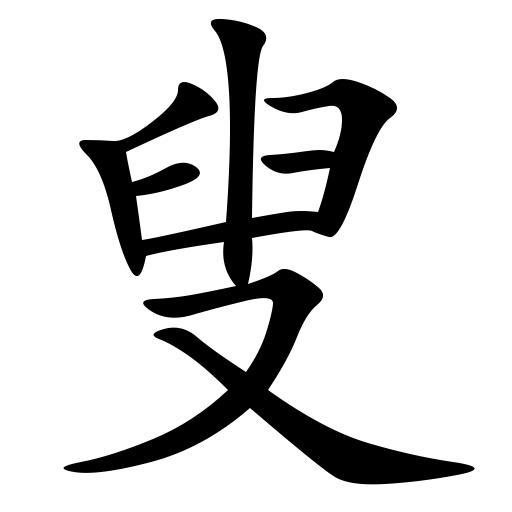
#> input picture 0631叟.jpg, 512 x 512 px
$ python test_gui.py '0631叟.jpg'   (older library calls are emulated)
#> lines starting #> are read from the running program, lines starting #| are printed output that depends on the picture; after the words box and inside, x2 and y2 are one past the last pixel; in counts of white or black regions, pixels touching at a corner belong together
### utils/Functions.py
import cv2
import math
import numpy as np
from math import sin, cos, sqrt
from skimage.measure import compare_ssim as ssim
from skimage.morphology import skeletonize
from PyQt5.QtCore import *
from PyQt5.QtGui import *
from PyQt5.QtWidgets import *


# [1503 lines left out: functions removeShortBranchesOfSkeleton, getPointsOnSkeletonSegmentation, erasePointsOfSkeleton, resizeImages, addMinBoundingBox, getSingleMaxBoundingBoxOfImage and 39 more, not called in this run]


def reparameterize(bezier, points, parameters):
    return [newtonRaphsonRootFind(bezier, point, u) for point, u in zip(points, parameters)]


# [47 lines left out: functions newtonRaphsonRootFind, chordLengthParameterize, computeMaxError, not called in this run]


def normalize(v):
    return v / np.linalg.norm(v)


# evaluates cubic bezier at t, return point
def q(ctrlPoly, t):
    return (1.0 - t) ** 3 * ctrlPoly[0] + 3 * (1.0 - t) ** 2 * t * ctrlPoly[1] + 3 * (1.0 - t) * t ** 2 * ctrlPoly[
        2] + t ** 3 * ctrlPoly[3]


# evaluates cubic bezier first derivative at t, return point
def qprime(ctrlPoly, t):
    return 3 * (1.0 - t) ** 2 * (ctrlPoly[1] - ctrlPoly[0]) + 6 * (1.0 - t) * t * (
                ctrlPoly[2] - ctrlPoly[1]) + 3 * t ** 2 * (ctrlPoly[3] - ctrlPoly[2])


# evaluates cubic bezier second derivative at t, return point
def qprimeprime(ctrlPoly, t):
    return 6 * (1.0 - t) * (ctrlPoly[2] - 2 * ctrlPoly[1] + ctrlPoly[0]) + 6 * (t) * (
                ctrlPoly[3] - 2 * ctrlPoly[2] + ctrlPoly[1])


# [223 lines left out: functions getCenterOfRectangles, combineRectangles, rgb2qimage, addBackgroundImage, image_segment_with_net, createBackgound and 2 more, not called in this run]


def createBlankGrayscaleImage(image):
    """
    Create blank grayscale image based on the reference image shape.
    :param image:
    :return:
    """
    if image is None:
        return
    img = np.ones_like(image) * 255
    img = np.array(img, dtype=np.uint8)

    return img


def createBlankRGBImage(image):
    """
    Create blank RGB image based on the reference image shape.
    :param image:
    :return:
    """
    if image is None:
        return
    gray = createBlankGrayscaleImage(image)
    rgb = cv2.cvtColor(gray, cv2.COLOR_GRAY2RGB)
    return rgb


# merge points on corner lines
# [630 lines left out: functions merge_corner_lines_to_point, getLinePoints, getBreakPointsFromContour, merge_corner_lines_to_point, getCropLines, getCropLinesPoints and 13 more, not called in this run]

### test_gui.py
# # import sys
# # from PyQt5.QtWidgets import QApplication, QWidget, QVBoxLayout
# # from PyQt5.QtGui import QPainter, QPixmap, QImage
# # from PyQt5.QtCore import Qt, QPoint
# #
# #
# # class Winform(QWidget):
# #     def __init__(self, parent=None):
# #         super(Winform, self).__init__(parent)
# #         layout = QVBoxLayout()
# #
# #         self.setWindowTitle("双缓冲绘图例子")
# #         self.pix = QPixmap()
# #         self.lastPoint = QPoint()
# #         self.endPoint = QPoint()
# #
# #         self.points = []
# #
# #         # 辅助画布
# #         self.tempPix = QPixmap()
# #         # 标志是否正在绘图
# #         self.isDrawing = False
# #         self.initUi()
# #
# #     def initUi(self):
# #         # 窗口大小设置为600*500
# #         self.resize(600, 500);
# #         # 画布大小为400*400，背景为白色
# #         self.pix = QPixmap(400, 400);
# #         image = QImage("ben.png")
# #         self.pix = QPixmap.fromImage(image)
# #
# #     def paintEvent(self, event):
# #         painter = QPainter(self)
# #         x = self.lastPoint.x()
# #         y = self.lastPoint.y()
# #
# #         x1 = self.endPoint.x()
# #         y1 = self.endPoint.y()
# #
# #         w = self.endPoint.x() - x
# #         h = self.endPoint.y() - y
# #
# #         # 如果正在绘图，就在辅助画布上绘制
# #         if self.isDrawing:
# #             # 将以前pix中的内容复制到tempPix中，保证以前的内容不消失
# #             self.tempPix = self.pix
# #             pp = QPainter(self.tempPix)
# #             # pp.drawRect(x, y, w, h)
# #             pp.drawLine(self.lastPoint, self.endPoint)
# #             painter.drawPixmap(0, 0, self.tempPix)
# #         else:
# #             pp = QPainter(self.pix)
# #             # pp.drawRect(x, y, w, h)
# #             pp.drawLine(self.lastPoint, self.endPoint)
# #             painter.drawPixmap(0, 0, self.pix)
# #
# #     def mousePressEvent(self, event):
# #         # 鼠标左键按下
# #         if event.button() == Qt.LeftButton:
# #             self.lastPoint = event.pos()
# #             self.endPoint = self.lastPoint
# #             self.isDrawing = True
# #
# #     def mouseReleaseEvent(self, event):
# #         # 鼠标左键释放
# #         if event.button() == Qt.LeftButton:
# #             self.endPoint = event.pos()
# #             # 进行重新绘制
# #             self.update()
# #             self.isDrawing = False
# #             print(self.endPoint)
# #
# #
# #
# # if __name__ == "__main__":
# #     app = QApplication(sys.argv)
# #     form = Winform()
# #     form.show()
# #     sys.exit(app.exec_())
# #
# # import numpy as np
# # from scipy.misc import comb
# #
# # def bernstein_poly(i, n, t):
# #     """
# #      The Bernstein polynomial of n, i as a function of t
# #     """
# #
# #     return comb(n, i) * ( t**(n-i) ) * (1 - t)**i
# #
# #
# # def bezier_curve(points, nTimes=1000):
# #     """
# #        Given a set of control points, return the
# #        bezier curve defined by the control points.
# #
# #        points should be a list of lists, or list of tuples
# #        such as [ [1,1],
# #                  [2,3],
# #                  [4,5], ..[Xn, Yn] ]
# #         nTimes is the number of time steps, defaults to 1000
# #
# #         See http://processingjs.nihongoresources.com/bezierinfo/
# #     """
# #
# #     nPoints = len(points)
# #     xPoints = np.array([p[0] for p in points])
# #     yPoints = np.array([p[1] for p in points])
# #
# #     t = np.linspace(0.0, 1.0, nTimes)
# #
# #     polynomial_array = np.array([ bernstein_poly(i, nPoints-1, t) for i in range(0, nPoints)   ])
# #
# #     xvals = np.dot(xPoints, polynomial_array)
# #     yvals = np.dot(yPoints, polynomial_array)
# #
# #     return xvals, yvals
# #
# #
# # if __name__ == "__main__":
# #     from matplotlib import pyplot as plt
# #
# #     nPoints = 4
# #     points = np.random.rand(nPoints,2)*200
# #     xpoints = [p[0] for p in points]
# #     ypoints = [p[1] for p in points]
# #
# #     xvals, yvals = bezier_curve(points, nTimes=1000)
# #     plt.plot(xvals, yvals)
# #     plt.plot(xpoints, ypoints, "ro")
# #     for nr in range(len(points)):
# #         plt.text(points[nr][0], points[nr][1], nr)
# #
# #     plt.show()
#
# # import cv2
# # from utils.Functions import splitConnectedComponents
# #
# # path = "quan1.png"
# #
# # img = cv2.imread(path, 0)
# #
# # _, img = cv2.threshold(img, 127, 255, cv2.THRESH_BINARY)
# #
# # radicals = splitConnectedComponents(img)
# #
# # print("number of radicals: %d" % len(radicals))
# #
# # for id, ra in enumerate(radicals):
# #     print(ra.shape)
# #     cv2.imshow("id_"+str(id), ra)
# #
# # img = cv2.resize(img, (int(img.shape[0]/2.), int(img.shape[1]/2.)))
# # img_rgb = cv2.cvtColor(img, cv2.COLOR_GRAY2RGB)
# #
# # cv2.imwrite("quan1.png", img_rgb)
# #
# # cv2.waitKey(0)
# # cv2.destroyAllWindows()
#
#
# import cv2
# import numpy as np
#
# size = (250, 250)
# back_gray = np.ones(size, dtype=np.uint8) * 255
# back_rgb = cv2.cvtColor(back_gray, cv2.COLOR_GRAY2RGB)
#
# # add border lines with color red and 2 pixels width
# back_rgb[0:2, ] = (0, 0, 255)
# back_rgb[0:size[0], 0:2] = (0, 0, 255)
# back_rgb[size[0]-2:size[0], ] = (0, 0, 255)
# back_rgb[0:size[1], size[1]-2:size[1]] = (0, 0, 255)
#
# type = "net_20"
#
#
# def image_segment_with_net(image, n):
#     """
#     Segment RGB image with NxN horizontal lines and vertical lines.
#     :param image: RGB image
#     :param n:
#     :return:
#     """
#     if image is None:
#         print("image segment should not be none!")
#         return
#     if n == 0:
#         return image
#
#     # section range
#     w = image.shape[0];
#     h = image.shape[1]
#     sect_w = int(w / n)
#     sect_h = int(h / n)
#
#     if w - sect_w * n > n / 2.0:
#         print("w: %d  sect_w*n: %d" % (w, sect_w * n))
#         sect_w += 1
#     else:
#         print("w: %d  sect_w*n: %d" % (w, sect_w * n))
#     if h - sect_h * n > n / 2.0:
#         print("h: %d sect_h*n: %d" %(h, sect_h * n))
#         sect_h += 1
#
#     for i in range(1, n):
#         cv2.line(image, (0, i * sect_w), (h - 1, i * sect_w), (0, 0, 255), 1)
#         cv2.line(image, (i * sect_h, 0), (i * sect_h, w - 1), (0, 0, 255), 1)
#
#     return image
#
#
# if type == "mizi":
#     # MiZi grid
#     cv2.line(back_rgb, (0,0), (size[0]-1, size[1]-1), (0, 0, 255), 1)
#     cv2.line(back_rgb, (0, size[1]-1), (size[0]-1, 0), (0, 0, 255), 1)
#
#     midd_w = int(size[0]/2.)
#     midd_h = int(size[1]/2.)
#
#     cv2.line(back_rgb, (0, midd_h), (size[0]-1, midd_h), (0, 0, 255), 1)
#     cv2.line(back_rgb, (midd_w, 0), (midd_w, size[1]-1), (0, 0, 255), 1)
#
# elif type == "jingzi":
#     # JingZi grid
#     n = 3
#     back_rgb = image_segment_with_net(back_rgb, n)
#
# elif type == "net_20":
#     n = 8
#     back_rgb = image_segment_with_net(back_rgb, n)
#
#
# cv2.imshow("gray", back_gray)
# cv2.imshow("rgb", back_rgb)
#
# cv2.waitKey(0)
# cv2.destroyAllWindows()

# def isSubList(l1, l2):
#     if l1 == [] and l2 != []:
#         return True
#     if l1 != [] and l2 == []:
#         return False
#     if l1 == [] and l2 == []:
#         return True
#     for item in l1:
#         if item not in l2:
#             return False
#     return True
#
# a = [(272, 243), (272, 268)]
# b = [(272, 243), (272, 268), (243, 270), (243, 247)]
#
# print(isSubList(a, b))

import cv2
import numpy as np
from skimage import feature

from utils.Functions import createBlankGrayscaleImage, createBlankRGBImage


# 1133壬 2252支 0631叟
path = "0631叟.jpg"

img = cv2.imread(path, 0)
#> img is the input picture: shape (512, 512); min 0, max 255, mean 211.1
_, img = cv2.threshold(img, 127, 255, cv2.THRESH_BINARY)
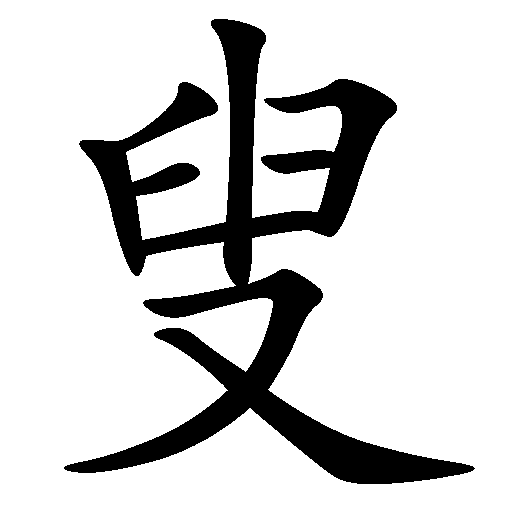
#> img: shape (512, 512); 82.8% white; 1 black region, box (x1, y1, x2, y2) and area: (64, 19, 475, 484) 45179
img_rbg = cv2.cvtColor(img, cv2.COLOR_GRAY2RGB)

edges = feature.canny(img)
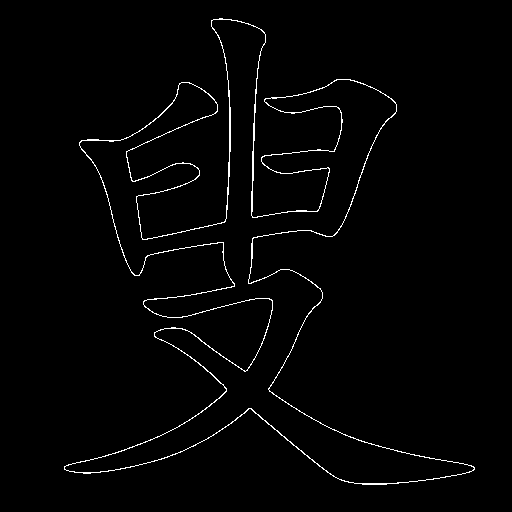
#> edges: shape (512, 512) bool; 1.6% white in thin lines or dots, all inside (x1, y1, x2, y2) = (64, 18, 475, 485)
edges1 = feature.canny(img, sigma=3)
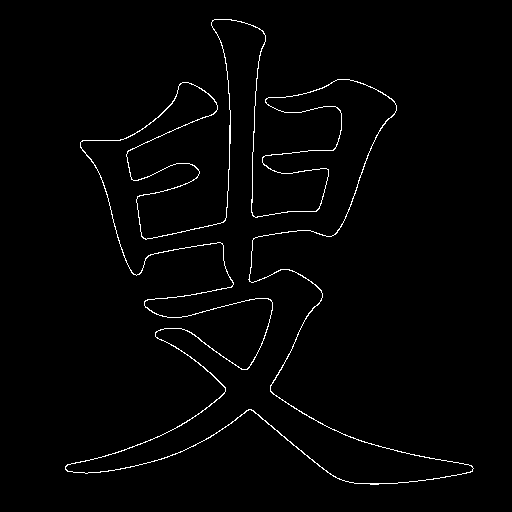
#> edges1: shape (512, 512) bool; 1.5% white in thin lines or dots, all inside (x1, y1, x2, y2) = (65, 19, 474, 485)

print(edges)
#> (printed output is left out)

contour_gray = createBlankGrayscaleImage(img)
#> contour_gray: shape (512, 512); every value is 255
contour_rgb = createBlankRGBImage(img)
#> in createBlankRGBImage, `rgb = cv2.cvtColor(gray, cv2.COLOR_GRAY2RGB)`: rgb: shape (512, 512, 3); every value is 255

cv2.imshow("edge", edges)
cv2.imshow("edge1", edges1)

cv2.waitKey(0)
cv2.destroyAllWindows()

$ run again, with ben.png saved as 0631叟.jpg
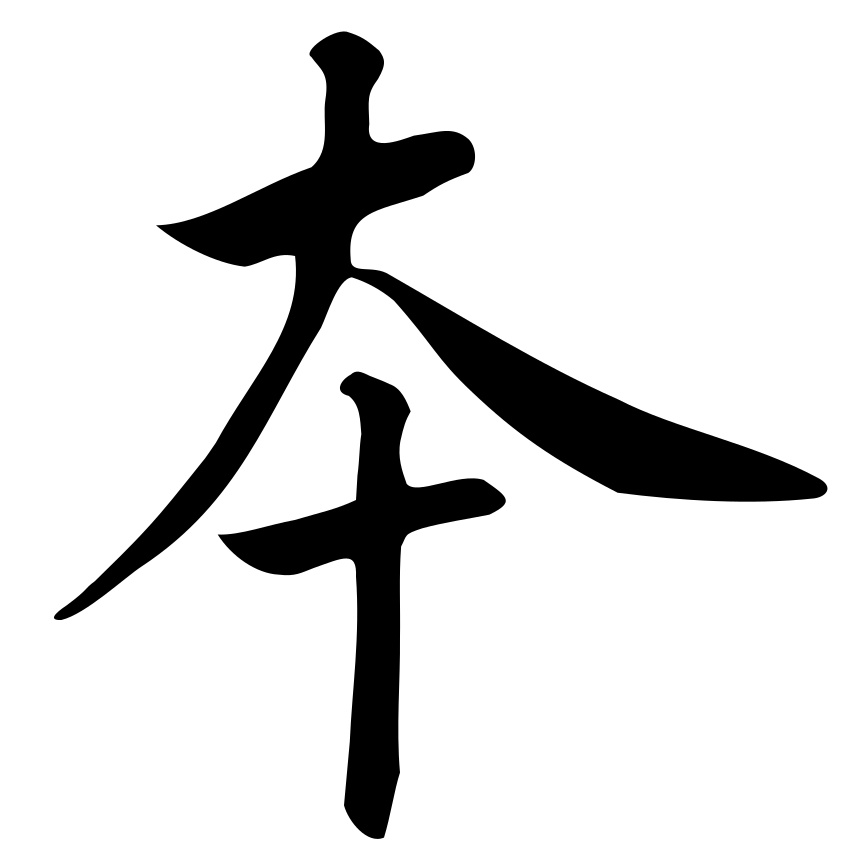
#> input picture ben.png, 856 x 856 px
#> img is the input picture: shape (856, 856); min 0, max 255, mean 220.3
#> img: shape (856, 856); 86.4% white; 2 black regions, box (x1, y1, x2, y2) and area: (54, 31, 827, 620) 68787, (218, 372, 506, 839) 30933
#> `edges = feature.canny(img)`:
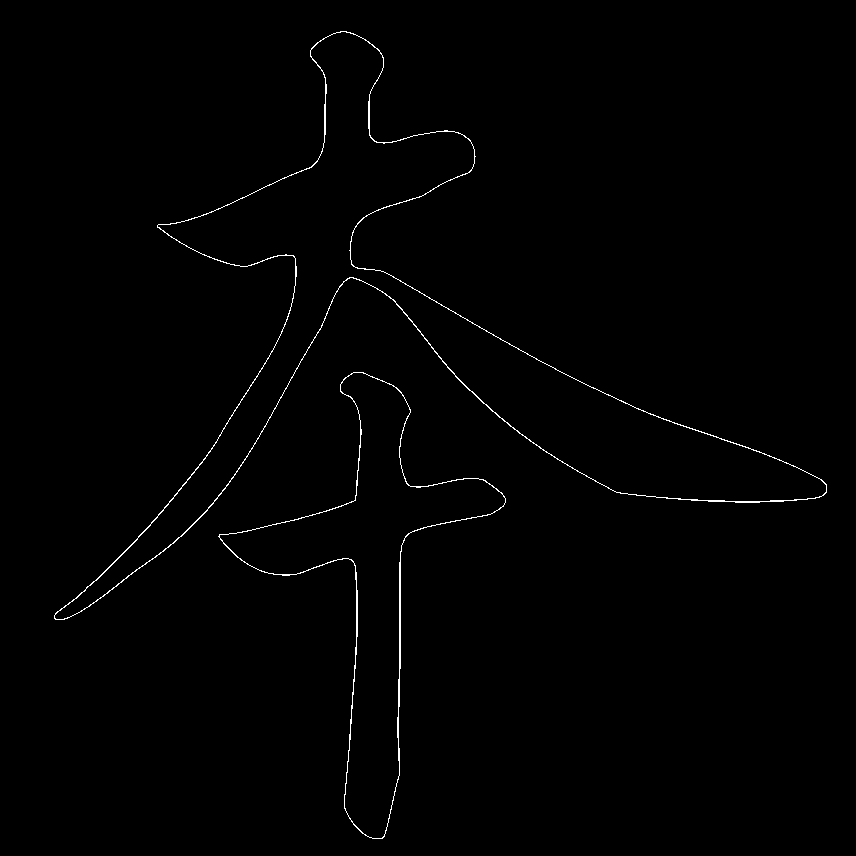
#> edges: shape (856, 856) bool; 0.71% white in thin lines or dots, all inside (x1, y1, x2, y2) = (54, 31, 827, 839)
#> edges1: shape (856, 856) bool; 0.69% white in thin lines or dots, all inside (x1, y1, x2, y2) = (55, 31, 827, 839)
#> (printed output is left out)
#> contour_gray: shape (856, 856); every value is 255
#> rgb: shape (856, 856, 3); every value is 255

$ run again, with 0001ding.jpg copied over 0631叟.jpg
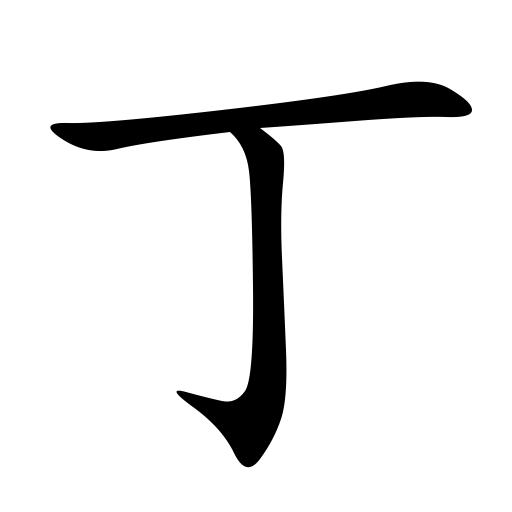
#> input picture 0001ding.jpg, 512 x 512 px
#> img is the input picture: shape (512, 512); min 0, max 255, mean 231.9
#> `_, img = cv2.threshold(img, 127, 255, cv2.THRESH_BINARY)`:
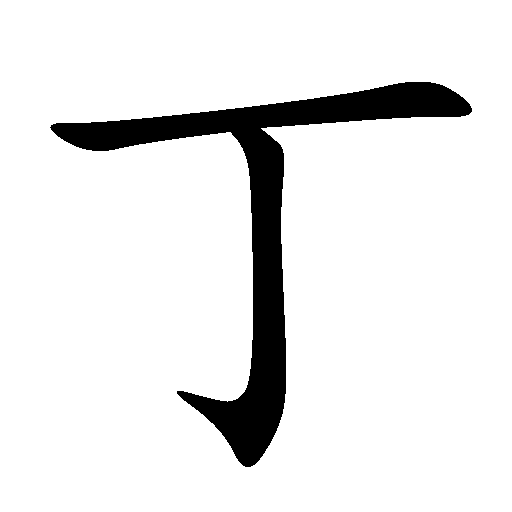
#> img: shape (512, 512); 91% white; 1 black region, box (x1, y1, x2, y2) and area: (50, 82, 472, 467) 23718
#> edges: shape (512, 512) bool; 0.82% white in thin lines or dots, all inside (x1, y1, x2, y2) = (50, 81, 472, 467)
#> `edges1 = feature.canny(img, sigma=3)`:
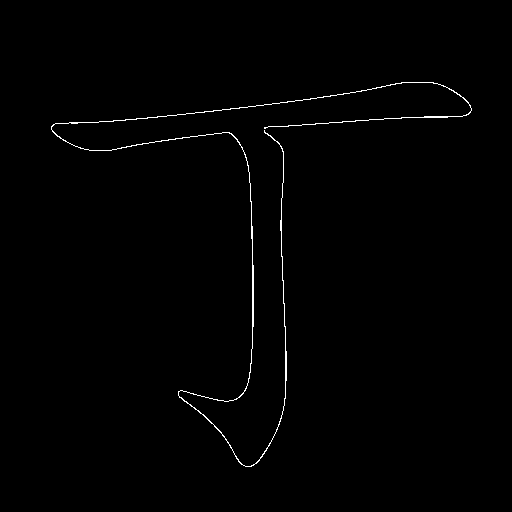
#> edges1: shape (512, 512) bool; 0.72% white in thin lines or dots, all inside (x1, y1, x2, y2) = (51, 82, 472, 467)
#> (printed output is left out)
#> contour_gray: shape (512, 512); every value is 255
#> rgb: shape (512, 512, 3); every value is 255

$ run again, with 0001ding_stroke.jpg copied over 0631叟.jpg
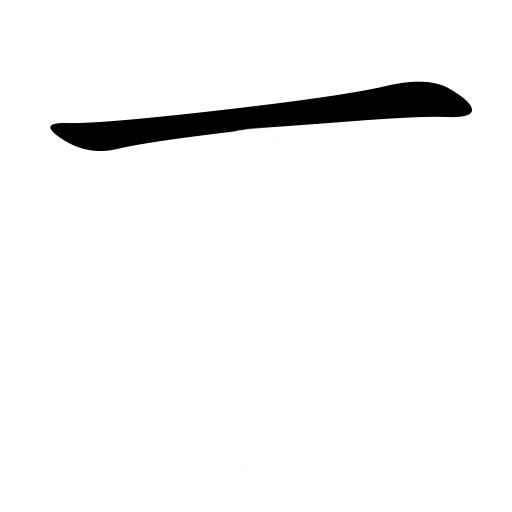
#> input picture 0001ding_stroke.jpg, 512 x 512 px
#> img is the input picture: shape (512, 512); min 0, max 255, mean 244.4
#> img: shape (512, 512); 95.8% white; 1 black region, box (x1, y1, x2, y2) and area: (50, 82, 472, 151) 10930
#> `edges = feature.canny(img)`:
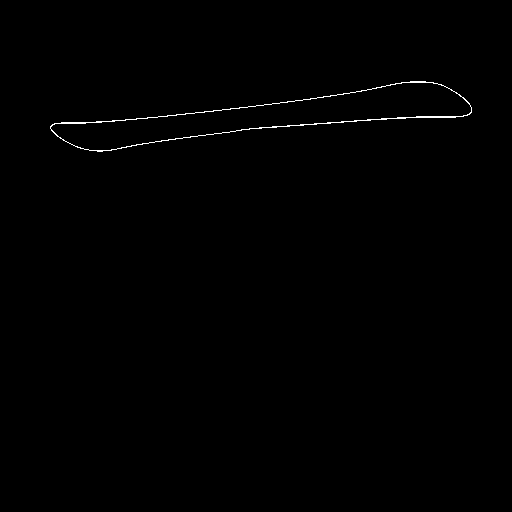
#> edges: shape (512, 512) bool; 0.4% white in thin lines or dots, all inside (x1, y1, x2, y2) = (50, 81, 472, 152)
#> `edges1 = feature.canny(img, sigma=3)`:
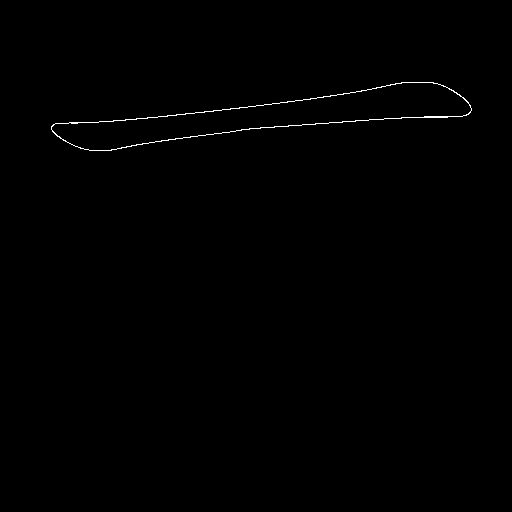
#> edges1: shape (512, 512) bool; 0.36% white in thin lines or dots, all inside (x1, y1, x2, y2) = (51, 82, 472, 151)
#> (printed output is left out)
#> contour_gray: shape (512, 512); every value is 255
#> rgb: shape (512, 512, 3); every value is 255
